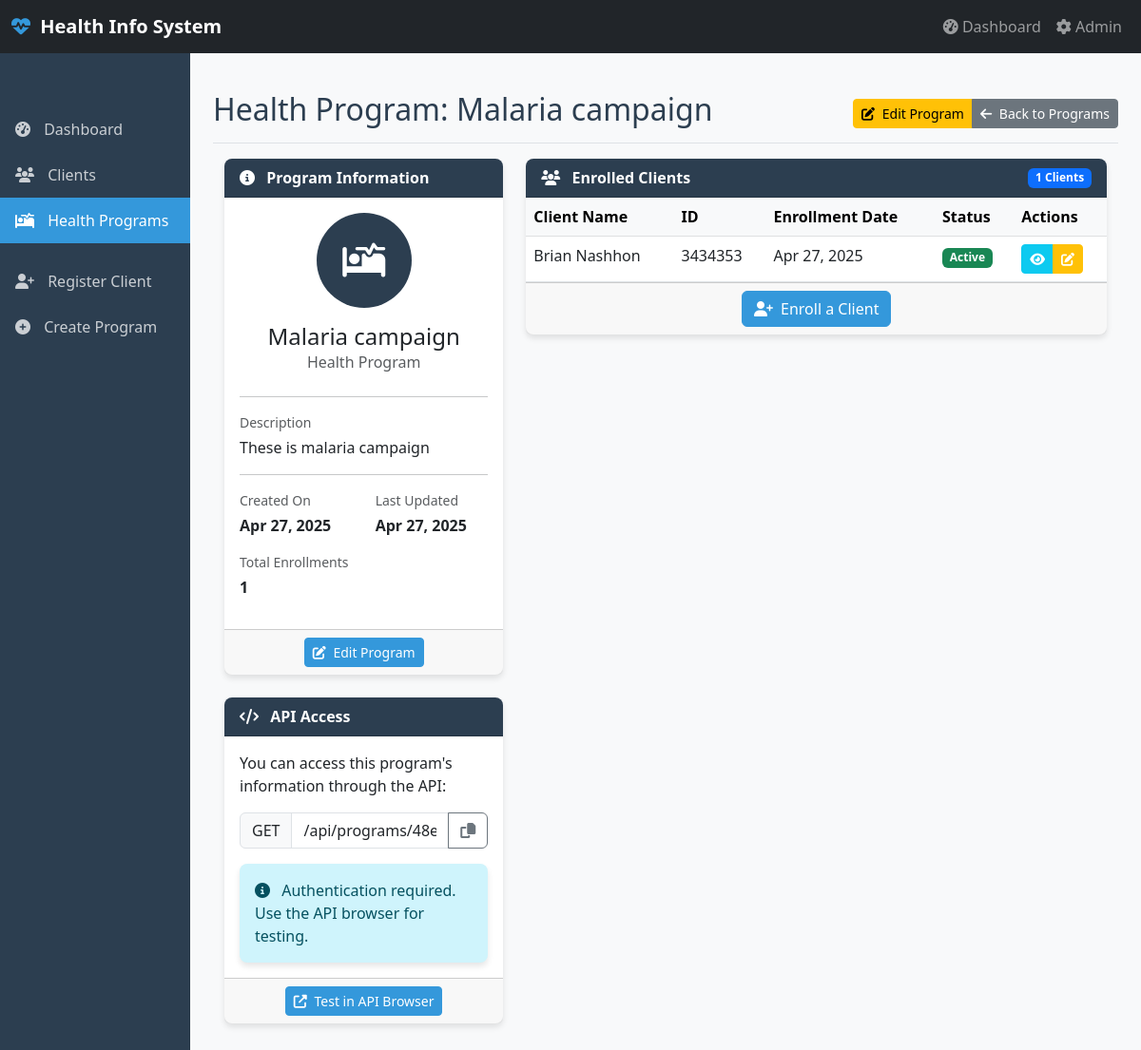
Page /programs/48e07753-81d7-4dfd-8d72-11d52ea63c1d/ on the earlier database version.
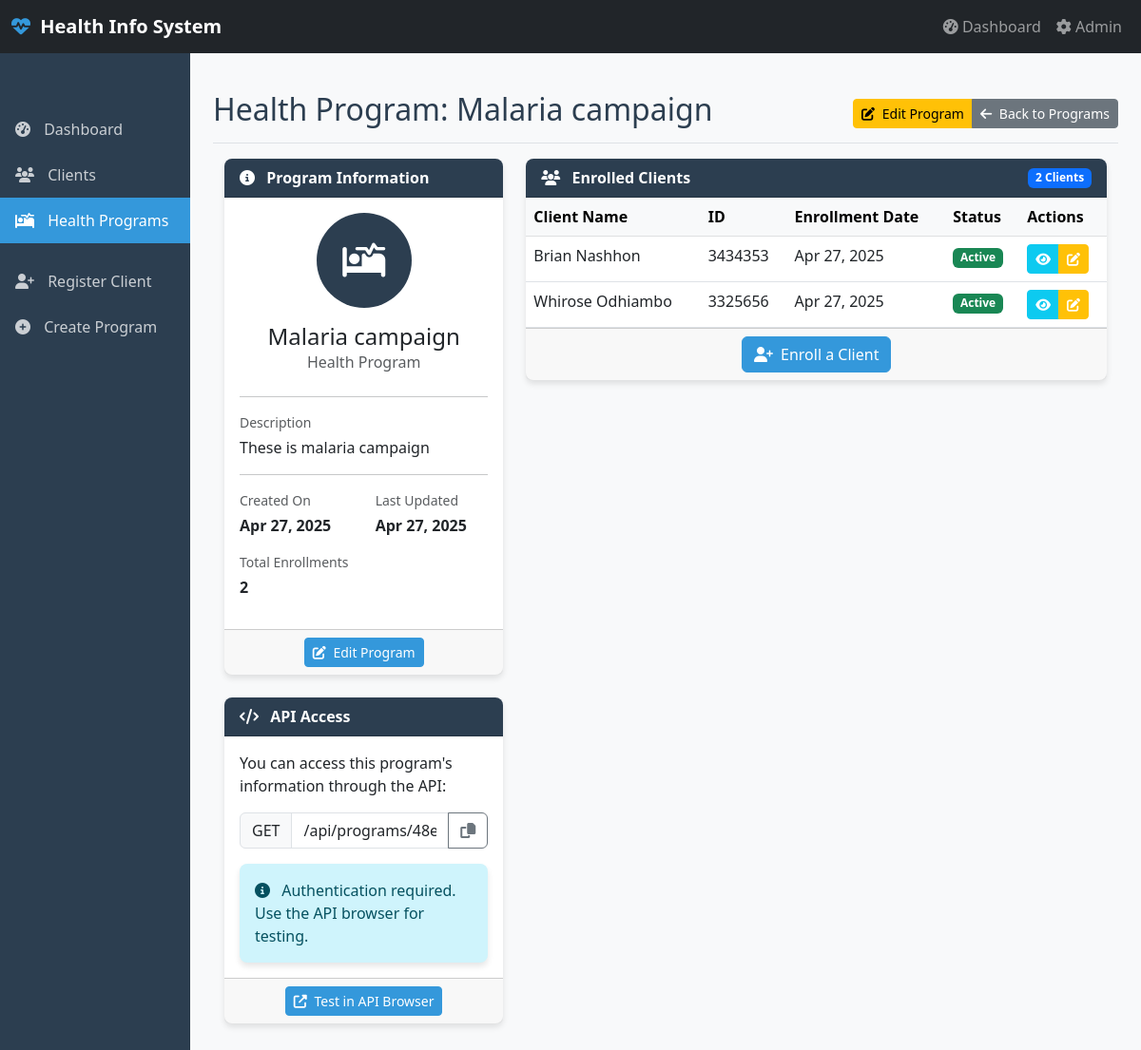
Same page on the later database version.
### core/models.py (models this page shows, shortened)
class Enrollment(models.Model):
    id = models.UUIDField(primary_key=True, default=uuid.uuid4, editable=False)
    client = models.ForeignKey(Client, on_delete=models.CASCADE)
    program = models.ForeignKey(HealthProgram, on_delete=models.CASCADE)
    enrollment_date = models.DateField(default=timezone.now)
    notes = models.TextField(blank=True)
    is_active = models.BooleanField(default=True)
    created_at = models.DateTimeField(auto_now_add=True)
    updated_at = models.DateTimeField(auto_now=True)
    class Meta:
        unique_together = ['client', 'program']
        ordering = ['-enrollment_date']

class Client(models.Model):
    GENDER_CHOICES = [
        ('M', 'Male'),
        ('F', 'Female'),
        ('O', 'Other'),
    ]
    id = models.UUIDField(primary_key=True, default=uuid.uuid4, editable=False)
    first_name = models.CharField(max_length=100)
    last_name = models.CharField(max_length=100)
    date_of_birth = models.DateField()
    gender = models.CharField(max_length=1, choices=GENDER_CHOICES)
    phone_number = models.CharField(max_length=20, blank=True)
    email = models.EmailField(blank=True)
    address = models.TextField(blank=True)
    national_id = models.CharField(max_length=50, blank=True, unique=True)
    programs = models.ManyToManyField(HealthProgram, through='Enrollment')
    created_at = models.DateTimeField(auto_now_add=True)
    updated_at = models.DateTimeField(auto_now=True)
    class Meta:
        ordering = ['last_name', 'first_name']
    @property
    def full_name(self):
        return f"{self.first_name} {self.last_name}"

### core/views.py (the view)
# urls.py: path('programs/<uuid:pk>/', views.program_detail, name='program_detail'),
def program_detail(request, pk):
    program = get_object_or_404(HealthProgram, pk=pk)
    enrollments = Enrollment.objects.filter(program=program).select_related('client')
    context = {
        'program': program,
        'enrollments': enrollments
    }
    return render(request, 'program/detail.html', context)

### core/templates/program/detail.html (shortened to what the changed rows need)
{% extends 'base.html' %}
{% block page_header %}Health Program: {{ program.name }}{% endblock %}
{% block content %}
<div class="row">
    <div class="col-md-4" data-aos="fade-right">
        <div class="card mb-4">
            <div class="card-body">
                <div class="row mb-3">
                    <div class="col-12">
                        <p class="mb-1 text-muted small">Total Enrollments</p>
                        <p class="mb-0 fw-bold">{{ enrollments.count }}</p>
                    </div>
                </div>
            </div>
        </div>
    </div>
    <div class="col-md-8" data-aos="fade-left">
        <div class="card">
            <div class="card-header d-flex justify-content-between align-items-center">
                <div>
                    <i class="fas fa-users me-2"></i> Enrolled Clients
                </div>
                <span class="badge bg-primary">{{ enrollments.count }} Clients</span>
            </div>
            <div class="card-body p-0">
                <div class="table-responsive">
                    <table class="table table-hover mb-0">
                        <thead class="table-light">
                            <tr>
                                <th>Client Name</th>
                                <th>ID</th>
                                <th>Enrollment Date</th>
                                <th>Status</th>
                                <th>Actions</th>
                            </tr>
                        </thead>
                        <tbody>
                            {% for enrollment in enrollments %}
                            <tr class="client-row" data-aos="fade-up" data-aos-delay="{{ forloop.counter|add:100 }}">
                                <td>{{ enrollment.client.full_name }}</td>
                                <td>{{ enrollment.client.national_id }}</td>
                                <td>{{ enrollment.enrollment_date|date:"M d, Y" }}</td>
                                <td>
                                    {% if enrollment.is_active %}
                                    <span class="badge bg-success">Active</span>
                                    {% else %}
                                    <span class="badge bg-secondary">Inactive</span>
                                    {% endif %}
                                </td>
                                <td>
                                    <div class="btn-group">
                                        <a href="{% url 'client_detail' pk=enrollment.client.id %}" class="btn btn-sm btn-info text-white" title="View Client">
                                            <i class="fas fa-eye"></i>
                                        </a>
                                        <a href="{% url 'update_enrollment' enrollment_id=enrollment.id %}" class="btn btn-sm btn-warning text-white" title="Update Enrollment">
                                            <i class="fas fa-edit"></i>
                                        </a>
                                    </div>
                                </td>
                            </tr>
                            {% endfor %}
                        </tbody>
                    </table>
                </div>
            </div>
        </div>
    </div>
</div>
{% endblock %}

Differences in the rows shown:
added Enrollment: client.full_name "Whirose Odhiambo", client.national_id "3325656", enrollment_date "Apr 27, 2025", is_active "Active"
Other differences:
{{ enrollments.count }}: "1" → "2"
